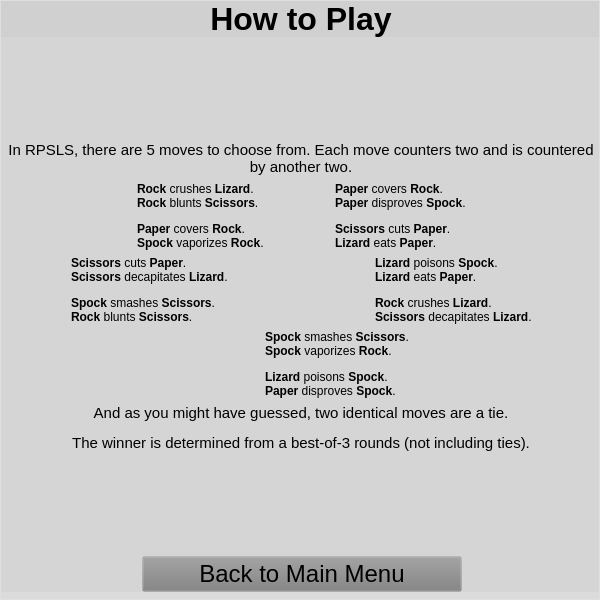
<?xml version="1.0" encoding="UTF-8"?>
<ui version="4.0">
 <class>MainMenu</class>
 <widget class="QWidget" name="MainMenu">
  <property name="geometry">
   <rect>
    <x>0</x>
    <y>0</y>
    <width>600</width>
    <height>600</height>
   </rect>
  </property>
  <property name="font">
   <font>
    <italic>false</italic>
    <bold>true</bold>
   </font>
  </property>
  <property name="windowTitle">
   <string>QtRPSLS</string>
  </property>
  <widget class="QFrame" name="bg">
   <property name="enabled">
    <bool>true</bool>
   </property>
   <property name="geometry">
    <rect>
     <x>0</x>
     <y>0</y>
     <width>0</width>
     <height>0</height>
    </rect>
   </property>
   <property name="styleSheet">
    <string notr="true"/>
   </property>
   <property name="frameShape">
    <enum>QFrame::Shape::StyledPanel</enum>
   </property>
   <property name="frameShadow">
    <enum>QFrame::Shadow::Raised</enum>
   </property>
   <layout class="QGridLayout" name="gridLayout_2">
    <property name="leftMargin">
     <number>0</number>
    </property>
    <property name="topMargin">
     <number>0</number>
    </property>
    <property name="rightMargin">
     <number>0</number>
    </property>
    <property name="bottomMargin">
     <number>0</number>
    </property>
    <property name="spacing">
     <number>0</number>
    </property>
    <item row="0" column="0">
     <widget class="QLabel" name="bgImg">
      <property name="styleSheet">
       <string notr="true"/>
      </property>
      <property name="lineWidth">
       <number>0</number>
      </property>
      <property name="text">
       <string/>
      </property>
      <property name="scaledContents">
       <bool>true</bool>
      </property>
      <property name="alignment">
       <set>Qt::AlignmentFlag::AlignCenter</set>
      </property>
     </widget>
    </item>
   </layout>
  </widget>
  <widget class="QFrame" name="content">
   <property name="geometry">
    <rect>
     <x>0</x>
     <y>0</y>
     <width>600</width>
     <height>600</height>
    </rect>
   </property>
   <property name="styleSheet">
    <string notr="true">background-color: rgba(128,128,128,16);</string>
   </property>
   <property name="frameShape">
    <enum>QFrame::Shape::StyledPanel</enum>
   </property>
   <property name="frameShadow">
    <enum>QFrame::Shadow::Raised</enum>
   </property>
   <layout class="QGridLayout" name="gridLayout_3">
    <property name="leftMargin">
     <number>0</number>
    </property>
    <property name="topMargin">
     <number>0</number>
    </property>
    <property name="rightMargin">
     <number>0</number>
    </property>
    <property name="bottomMargin">
     <number>0</number>
    </property>
    <property name="spacing">
     <number>0</number>
    </property>
    <item row="0" column="0">
     <widget class="QStackedWidget" name="widgets">
      <property name="styleSheet">
       <string notr="true">padding:.1em;</string>
      </property>
      <property name="currentIndex">
       <number>2</number>
      </property>
      <widget class="QWidget" name="mainWidget">
       <widget class="QWidget" name="verticalLayoutWidget">
        <property name="geometry">
         <rect>
          <x>-1</x>
          <y>-1</y>
          <width>601</width>
          <height>601</height>
         </rect>
        </property>
        <layout class="QVBoxLayout" name="verticalLayout">
         <item>
          <spacer name="verticalSpacer_2">
           <property name="orientation">
            <enum>Qt::Orientation::Vertical</enum>
           </property>
           <property name="sizeHint" stdset="0">
            <size>
             <width>20</width>
             <height>40</height>
            </size>
           </property>
          </spacer>
         </item>
         <item>
          <spacer name="verticalSpacer_5">
           <property name="orientation">
            <enum>Qt::Orientation::Vertical</enum>
           </property>
           <property name="sizeHint" stdset="0">
            <size>
             <width>20</width>
             <height>40</height>
            </size>
           </property>
          </spacer>
         </item>
         <item>
          <widget class="QLabel" name="mainTitle">
           <property name="palette">
            <palette>
             <active/>
             <inactive/>
             <disabled/>
            </palette>
           </property>
           <property name="font">
            <font>
             <family>Arial</family>
             <pointsize>24</pointsize>
             <bold>true</bold>
            </font>
           </property>
           <property name="styleSheet">
            <string notr="true">background:none;</string>
           </property>
           <property name="text">
            <string>Rock Paper Scissors Lizard Spock</string>
           </property>
           <property name="alignment">
            <set>Qt::AlignmentFlag::AlignCenter</set>
           </property>
          </widget>
         </item>
         <item>
          <spacer name="verticalSpacer">
           <property name="orientation">
            <enum>Qt::Orientation::Vertical</enum>
           </property>
           <property name="sizeHint" stdset="0">
            <size>
             <width>20</width>
             <height>40</height>
            </size>
           </property>
          </spacer>
         </item>
         <item>
          <layout class="QHBoxLayout" name="horizontalLayout_2">
           <item>
            <spacer name="horizontalSpacer_2">
             <property name="orientation">
              <enum>Qt::Orientation::Horizontal</enum>
             </property>
             <property name="sizeHint" stdset="0">
              <size>
               <width>40</width>
               <height>20</height>
              </size>
             </property>
            </spacer>
           </item>
           <item>
            <layout class="QVBoxLayout" name="verticalLayout_2" stretch="0,0,0,0,0">
             <item>
              <widget class="QPushButton" name="mainPlayButton">
               <property name="minimumSize">
                <size>
                 <width>300</width>
                 <height>0</height>
                </size>
               </property>
               <property name="font">
                <font>
                 <family>Arial</family>
                 <pointsize>18</pointsize>
                </font>
               </property>
               <property name="text">
                <string>Play</string>
               </property>
              </widget>
             </item>
             <item>
              <widget class="QPushButton" name="mainHighScoresButton">
               <property name="font">
                <font>
                 <family>Arial</family>
                 <pointsize>18</pointsize>
                </font>
               </property>
               <property name="text">
                <string>Highscores</string>
               </property>
              </widget>
             </item>
             <item>
              <widget class="QPushButton" name="mainGuideButton">
               <property name="font">
                <font>
                 <family>Arial</family>
                 <pointsize>18</pointsize>
                 <italic>false</italic>
                 <bold>false</bold>
                </font>
               </property>
               <property name="text">
                <string>How to Play</string>
               </property>
              </widget>
             </item>
             <item>
              <widget class="QPushButton" name="mainAboutButton">
               <property name="font">
                <font>
                 <family>Arial</family>
                 <pointsize>18</pointsize>
                </font>
               </property>
               <property name="text">
                <string>About</string>
               </property>
              </widget>
             </item>
             <item>
              <widget class="QPushButton" name="mainExitButton">
               <property name="font">
                <font>
                 <family>Arial</family>
                 <pointsize>18</pointsize>
                </font>
               </property>
               <property name="text">
                <string>Exit</string>
               </property>
              </widget>
             </item>
            </layout>
           </item>
           <item>
            <spacer name="horizontalSpacer">
             <property name="orientation">
              <enum>Qt::Orientation::Horizontal</enum>
             </property>
             <property name="sizeHint" stdset="0">
              <size>
               <width>40</width>
               <height>20</height>
              </size>
             </property>
            </spacer>
           </item>
          </layout>
         </item>
         <item>
          <spacer name="verticalSpacer_4">
           <property name="orientation">
            <enum>Qt::Orientation::Vertical</enum>
           </property>
           <property name="sizeHint" stdset="0">
            <size>
             <width>20</width>
             <height>40</height>
            </size>
           </property>
          </spacer>
         </item>
         <item>
          <spacer name="verticalSpacer_3">
           <property name="orientation">
            <enum>Qt::Orientation::Vertical</enum>
           </property>
           <property name="sizeHint" stdset="0">
            <size>
             <width>20</width>
             <height>40</height>
            </size>
           </property>
          </spacer>
         </item>
        </layout>
       </widget>
      </widget>
      <widget class="QWidget" name="aboutWidget">
       <widget class="QWidget" name="verticalLayoutWidget_3">
        <property name="geometry">
         <rect>
          <x>0</x>
          <y>0</y>
          <width>601</width>
          <height>591</height>
         </rect>
        </property>
        <layout class="QVBoxLayout" name="verticalLayout_3">
         <item>
          <widget class="QLabel" name="aboutTitle">
           <property name="maximumSize">
            <size>
             <width>600</width>
             <height>64</height>
            </size>
           </property>
           <property name="font">
            <font>
             <family>Arial</family>
             <pointsize>24</pointsize>
             <bold>true</bold>
            </font>
           </property>
           <property name="styleSheet">
            <string notr="true">padding: .5em;</string>
           </property>
           <property name="text">
            <string>About</string>
           </property>
           <property name="alignment">
            <set>Qt::AlignmentFlag::AlignCenter</set>
           </property>
          </widget>
         </item>
         <item>
          <layout class="QVBoxLayout" name="verticalLayout_4">
           <item>
            <spacer name="verticalSpacer_6">
             <property name="orientation">
              <enum>Qt::Orientation::Vertical</enum>
             </property>
             <property name="sizeHint" stdset="0">
              <size>
               <width>20</width>
               <height>40</height>
              </size>
             </property>
            </spacer>
           </item>
           <item>
            <widget class="QLabel" name="aboutInfo">
             <property name="maximumSize">
              <size>
               <width>600</width>
               <height>16777215</height>
              </size>
             </property>
             <property name="font">
              <font>
               <family>Arial</family>
               <pointsize>11</pointsize>
              </font>
             </property>
             <property name="styleSheet">
              <string notr="true">padding: .5em;background: none;</string>
             </property>
             <property name="text">
              <string>&lt;html&gt;&lt;head/&gt;&lt;body&gt;&lt;p&gt;&lt;span style=&quot; font-size:16pt; font-weight:700; text-decoration: underline;&quot;&gt;Project&lt;/span&gt;&lt;/p&gt;&lt;p&gt;&lt;span style=&quot; font-size:10pt;&quot;&gt;QtRPSLS is a game that I wrote for one of my university assignments. Built using Python and Qt 6, this project follows Sam Kass's and Karen Bryla's twist on the classic &amp;quot;Rock Paper Scissors&amp;quot;, letting you play a game of &amp;quot;Rock Paper Scissors Lizard Spock&amp;quot; against the computer!&lt;/span&gt;&lt;/p&gt;&lt;p&gt;&lt;span style=&quot; font-size:10pt;&quot;&gt;Once that assignment has been submitted and graded, you may view the code online at &lt;/span&gt;&lt;a href=&quot;https://github.com/J0w03L/QtRPSLS&quot;&gt;&lt;span style=&quot; font-size:10pt; text-decoration: underline; color:#0000ff;&quot;&gt;this GitHub repository&lt;/span&gt;&lt;/a&gt;&lt;span style=&quot; font-size:10pt;&quot;&gt;.&lt;/span&gt;&lt;/p&gt;&lt;p&gt;&lt;br/&gt;&lt;span style=&quot; font-size:16pt; font-weight:700; text-decoration: underline;&quot;&gt;Credits&lt;/span&gt;&lt;/p&gt;&lt;p&gt;&lt;span style=&quot; font-size:10pt;&quot;&gt;This software was written by &lt;/span&gt;&lt;a href=&quot;https://github.com/J0w03L&quot;&gt;&lt;span style=&quot; font-size:10pt; text-decoration: underline; color:#0000ff;&quot;&gt;J0w03L&lt;/span&gt;&lt;/a&gt;&lt;span style=&quot; font-size:10pt;&quot;&gt;, with the use of these open-source projects:&lt;/span&gt;&lt;/p&gt;&lt;p&gt;&lt;span style=&quot; font-size:10pt;&quot;&gt;- &lt;/span&gt;&lt;a href=&quot;https://www.qt.io/product/development-tools&quot;&gt;&lt;span style=&quot; font-size:10pt; text-decoration: underline; color:#0000ff;&quot;&gt;Qt Creator&lt;/span&gt;&lt;/a&gt;&lt;/p&gt;&lt;p&gt;&lt;span style=&quot; font-size:10pt;&quot;&gt;- &lt;/span&gt;&lt;a href=&quot;https://www.python.org/&quot;&gt;&lt;span style=&quot; font-size:10pt; text-decoration: underline; color:#0000ff;&quot;&gt;Python&lt;/span&gt;&lt;/a&gt;&lt;/p&gt;&lt;p&gt;&lt;span style=&quot; font-size:10pt;&quot;&gt;Additionally, this software contains some third-party media, for which attribution is given below:&lt;/span&gt;&lt;/p&gt;&lt;p&gt;&lt;span style=&quot; font-size:10pt;&quot;&gt;- &lt;/span&gt;&lt;a href=&quot;https://en.wikipedia.org/wiki/File:Pierre_ciseaux_feuille_l%C3%A9zard_spock_aligned.svg&quot;&gt;&lt;span style=&quot; font-size:10pt; text-decoration: underline; color:#0000ff;&quot;&gt;Moves diagram/icons&lt;/span&gt;&lt;/a&gt;&lt;span style=&quot; font-size:10pt;&quot;&gt;, licensed under &lt;/span&gt;&lt;a href=&quot;https://creativecommons.org/licenses/by-sa/3.0/deed.en&quot;&gt;&lt;span style=&quot; font-size:10pt; text-decoration: underline; color:#0000ff;&quot;&gt;CC-BY-SA-3.0&lt;/span&gt;&lt;/a&gt;&lt;span style=&quot; font-size:10pt;&quot;&gt; by &lt;/span&gt;&lt;a href=&quot;https://commons.wikimedia.org/wiki/User:DMacks&quot;&gt;&lt;span style=&quot; font-size:10pt; text-decoration: underline; color:#0000ff;&quot;&gt;DMacks&lt;/span&gt;&lt;/a&gt;&lt;span style=&quot; font-size:10pt;&quot;&gt;.&lt;/span&gt;&lt;/p&gt;&lt;p&gt;&lt;span style=&quot; font-size:10pt;&quot;&gt;- &lt;/span&gt;&lt;a href=&quot;https://youtu.be/6s9k5rwBWB4?t=67&quot;&gt;&lt;span style=&quot; font-size:10pt; text-decoration: underline; color:#0000ff;&quot;&gt;&amp;quot;Rock Paper Scissors Lizard Spock&amp;quot; callout audio&lt;/span&gt;&lt;/a&gt;&lt;span style=&quot; font-size:10pt;&quot;&gt;, voice clip from &amp;quot;The Big Bang Theory, Season 2 Episode 8: The Lizard-Spock Expansion&amp;quot;&lt;/span&gt;&lt;/p&gt;&lt;/body&gt;&lt;/html&gt;</string>
             </property>
             <property name="scaledContents">
              <bool>false</bool>
             </property>
             <property name="alignment">
              <set>Qt::AlignmentFlag::AlignLeading|Qt::AlignmentFlag::AlignLeft|Qt::AlignmentFlag::AlignTop</set>
             </property>
             <property name="wordWrap">
              <bool>true</bool>
             </property>
             <property name="openExternalLinks">
              <bool>true</bool>
             </property>
            </widget>
           </item>
           <item>
            <spacer name="verticalSpacer_7">
             <property name="orientation">
              <enum>Qt::Orientation::Vertical</enum>
             </property>
             <property name="sizeHint" stdset="0">
              <size>
               <width>20</width>
               <height>40</height>
              </size>
             </property>
            </spacer>
           </item>
           <item>
            <layout class="QHBoxLayout" name="horizontalLayout_3">
             <item>
              <spacer name="horizontalSpacer_4">
               <property name="orientation">
                <enum>Qt::Orientation::Horizontal</enum>
               </property>
               <property name="sizeHint" stdset="0">
                <size>
                 <width>40</width>
                 <height>20</height>
                </size>
               </property>
              </spacer>
             </item>
             <item>
              <widget class="QPushButton" name="aboutBackButton">
               <property name="minimumSize">
                <size>
                 <width>320</width>
                 <height>0</height>
                </size>
               </property>
               <property name="font">
                <font>
                 <family>Arial</family>
                 <pointsize>18</pointsize>
                 <bold>false</bold>
                </font>
               </property>
               <property name="styleSheet">
                <string notr="true">margin-bottom: 1.5em;</string>
               </property>
               <property name="text">
                <string>Back to Main Menu</string>
               </property>
              </widget>
             </item>
             <item>
              <spacer name="horizontalSpacer_3">
               <property name="orientation">
                <enum>Qt::Orientation::Horizontal</enum>
               </property>
               <property name="sizeHint" stdset="0">
                <size>
                 <width>40</width>
                 <height>20</height>
                </size>
               </property>
              </spacer>
             </item>
            </layout>
           </item>
          </layout>
         </item>
        </layout>
       </widget>
      </widget>
      <widget class="QWidget" name="guideWidget">
       <widget class="QWidget" name="verticalLayoutWidget_2">
        <property name="geometry">
         <rect>
          <x>0</x>
          <y>0</y>
          <width>601</width>
          <height>591</height>
         </rect>
        </property>
        <layout class="QVBoxLayout" name="verticalLayout_5">
         <item>
          <widget class="QLabel" name="guideTitle">
           <property name="maximumSize">
            <size>
             <width>600</width>
             <height>64</height>
            </size>
           </property>
           <property name="font">
            <font>
             <family>Arial</family>
             <pointsize>24</pointsize>
             <bold>true</bold>
            </font>
           </property>
           <property name="styleSheet">
            <string notr="true">padding: .5em;</string>
           </property>
           <property name="text">
            <string>How to Play</string>
           </property>
           <property name="alignment">
            <set>Qt::AlignmentFlag::AlignCenter</set>
           </property>
          </widget>
         </item>
         <item>
          <layout class="QVBoxLayout" name="verticalLayout_6">
           <item>
            <spacer name="verticalSpacer_8">
             <property name="orientation">
              <enum>Qt::Orientation::Vertical</enum>
             </property>
             <property name="sizeHint" stdset="0">
              <size>
               <width>20</width>
               <height>40</height>
              </size>
             </property>
            </spacer>
           </item>
           <item>
            <widget class="QLabel" name="aboutInfo_2">
             <property name="maximumSize">
              <size>
               <width>600</width>
               <height>16777215</height>
              </size>
             </property>
             <property name="font">
              <font>
               <family>Arial</family>
               <pointsize>11</pointsize>
              </font>
             </property>
             <property name="styleSheet">
              <string notr="true">padding: .5em;background: none;</string>
             </property>
             <property name="text">
              <string>&lt;html&gt;&lt;head/&gt;&lt;body&gt;&lt;p&gt;In RPSLS, there are 5 moves to choose from. Each move counters two and is countered by another two.&lt;/p&gt;&lt;/body&gt;&lt;/html&gt;</string>
             </property>
             <property name="scaledContents">
              <bool>false</bool>
             </property>
             <property name="alignment">
              <set>Qt::AlignmentFlag::AlignHCenter|Qt::AlignmentFlag::AlignTop</set>
             </property>
             <property name="wordWrap">
              <bool>true</bool>
             </property>
             <property name="openExternalLinks">
              <bool>true</bool>
             </property>
            </widget>
           </item>
           <item>
            <layout class="QHBoxLayout" name="horizontalLayout">
             <item>
              <spacer name="horizontalSpacer_11">
               <property name="orientation">
                <enum>Qt::Orientation::Horizontal</enum>
               </property>
               <property name="sizeHint" stdset="0">
                <size>
                 <width>40</width>
                 <height>20</height>
                </size>
               </property>
              </spacer>
             </item>
             <item>
              <widget class="QLabel" name="guideRockIcon">
               <property name="minimumSize">
                <size>
                 <width>64</width>
                 <height>64</height>
                </size>
               </property>
               <property name="maximumSize">
                <size>
                 <width>64</width>
                 <height>64</height>
                </size>
               </property>
               <property name="styleSheet">
                <string notr="true">image: url(:/assets/Game/img/rock_new.svg);
background: none</string>
               </property>
               <property name="text">
                <string/>
               </property>
               <property name="margin">
                <number>0</number>
               </property>
               <property name="indent">
                <number>-1</number>
               </property>
              </widget>
             </item>
             <item>
              <widget class="QLabel" name="guideRockText">
               <property name="styleSheet">
                <string notr="true">background: none;</string>
               </property>
               <property name="text">
                <string>&lt;html&gt;&lt;head/&gt;&lt;body&gt;&lt;p&gt;&lt;span style=&quot; font-weight:700;&quot;&gt;Rock&lt;/span&gt; crushes &lt;span style=&quot; font-weight:700;&quot;&gt;Lizard&lt;/span&gt;.&lt;br/&gt;&lt;span style=&quot; font-weight:700;&quot;&gt;Rock&lt;/span&gt; blunts &lt;span style=&quot; font-weight:700;&quot;&gt;Scissors&lt;/span&gt;.&lt;/p&gt;&lt;p&gt;&lt;span style=&quot; font-weight:700;&quot;&gt;Paper&lt;/span&gt; covers &lt;span style=&quot; font-weight:700;&quot;&gt;Rock&lt;/span&gt;.&lt;br/&gt;&lt;span style=&quot; font-weight:700;&quot;&gt;Spock&lt;/span&gt; vaporizes &lt;span style=&quot; font-weight:700;&quot;&gt;Rock&lt;/span&gt;.&lt;/p&gt;&lt;/body&gt;&lt;/html&gt;</string>
               </property>
              </widget>
             </item>
             <item>
              <spacer name="horizontalSpacer_7">
               <property name="orientation">
                <enum>Qt::Orientation::Horizontal</enum>
               </property>
               <property name="sizeHint" stdset="0">
                <size>
                 <width>40</width>
                 <height>20</height>
                </size>
               </property>
              </spacer>
             </item>
             <item>
              <widget class="QLabel" name="guidePaperText">
               <property name="styleSheet">
                <string notr="true">background: none;
</string>
               </property>
               <property name="text">
                <string>&lt;html&gt;&lt;head/&gt;&lt;body&gt;&lt;p&gt;&lt;span style=&quot; font-weight:700;&quot;&gt;Paper&lt;/span&gt; covers &lt;span style=&quot; font-weight:700;&quot;&gt;Rock&lt;/span&gt;.&lt;br/&gt;&lt;span style=&quot; font-weight:700;&quot;&gt;Paper&lt;/span&gt; disproves &lt;span style=&quot; font-weight:700;&quot;&gt;Spock&lt;/span&gt;.&lt;/p&gt;&lt;p&gt;&lt;span style=&quot; font-weight:700;&quot;&gt;Scissors&lt;/span&gt; cuts &lt;span style=&quot; font-weight:700;&quot;&gt;Paper&lt;/span&gt;.&lt;br/&gt;&lt;span style=&quot; font-weight:700;&quot;&gt;Lizard&lt;/span&gt; eats &lt;span style=&quot; font-weight:700;&quot;&gt;Paper&lt;/span&gt;.&lt;/p&gt;&lt;/body&gt;&lt;/html&gt;</string>
               </property>
               <property name="scaledContents">
                <bool>false</bool>
               </property>
               <property name="alignment">
                <set>Qt::AlignmentFlag::AlignLeading|Qt::AlignmentFlag::AlignLeft|Qt::AlignmentFlag::AlignVCenter</set>
               </property>
              </widget>
             </item>
             <item>
              <widget class="QLabel" name="guidePaperIcon">
               <property name="minimumSize">
                <size>
                 <width>64</width>
                 <height>64</height>
                </size>
               </property>
               <property name="maximumSize">
                <size>
                 <width>64</width>
                 <height>64</height>
                </size>
               </property>
               <property name="styleSheet">
                <string notr="true">image: url(:/assets/Game/img/paper_new.svg);
background: none;</string>
               </property>
               <property name="text">
                <string/>
               </property>
              </widget>
             </item>
             <item>
              <spacer name="horizontalSpacer_12">
               <property name="orientation">
                <enum>Qt::Orientation::Horizontal</enum>
               </property>
               <property name="sizeHint" stdset="0">
                <size>
                 <width>40</width>
                 <height>20</height>
                </size>
               </property>
              </spacer>
             </item>
            </layout>
           </item>
           <item>
            <layout class="QHBoxLayout" name="horizontalLayout_5">
             <item>
              <widget class="QLabel" name="guideScissorsIcon">
               <property name="minimumSize">
                <size>
                 <width>64</width>
                 <height>64</height>
                </size>
               </property>
               <property name="maximumSize">
                <size>
                 <width>64</width>
                 <height>64</height>
                </size>
               </property>
               <property name="styleSheet">
                <string notr="true">image: url(:/assets/Game/img/scissors_new.svg);
background: none;</string>
               </property>
               <property name="text">
                <string/>
               </property>
               <property name="margin">
                <number>0</number>
               </property>
               <property name="indent">
                <number>-1</number>
               </property>
              </widget>
             </item>
             <item>
              <widget class="QLabel" name="guideScissorsText">
               <property name="styleSheet">
                <string notr="true">background: none;</string>
               </property>
               <property name="text">
                <string>&lt;html&gt;&lt;head/&gt;&lt;body&gt;&lt;p&gt;&lt;span style=&quot; font-weight:700;&quot;&gt;Scissors&lt;/span&gt; cuts &lt;span style=&quot; font-weight:700;&quot;&gt;Paper&lt;/span&gt;.&lt;br/&gt;&lt;span style=&quot; font-weight:700;&quot;&gt;Scissors&lt;/span&gt; decapitates &lt;span style=&quot; font-weight:700;&quot;&gt;Lizard&lt;/span&gt;.&lt;/p&gt;&lt;p&gt;&lt;span style=&quot; font-weight:700;&quot;&gt;Spock&lt;/span&gt; smashes &lt;span style=&quot; font-weight:700;&quot;&gt;Scissors&lt;/span&gt;.&lt;br/&gt;&lt;span style=&quot; font-weight:700;&quot;&gt;Rock&lt;/span&gt; blunts &lt;span style=&quot; font-weight:700;&quot;&gt;Scissors&lt;/span&gt;.&lt;/p&gt;&lt;/body&gt;&lt;/html&gt;</string>
               </property>
              </widget>
             </item>
             <item>
              <spacer name="horizontalSpacer_8">
               <property name="orientation">
                <enum>Qt::Orientation::Horizontal</enum>
               </property>
               <property name="sizeHint" stdset="0">
                <size>
                 <width>40</width>
                 <height>20</height>
                </size>
               </property>
              </spacer>
             </item>
             <item>
              <widget class="QLabel" name="guideLizardText">
               <property name="styleSheet">
                <string notr="true">background: none;</string>
               </property>
               <property name="text">
                <string>&lt;html&gt;&lt;head/&gt;&lt;body&gt;&lt;p&gt;&lt;span style=&quot; font-weight:700;&quot;&gt;Lizard&lt;/span&gt; poisons &lt;span style=&quot; font-weight:700;&quot;&gt;Spock&lt;/span&gt;.&lt;br/&gt;&lt;span style=&quot; font-weight:700;&quot;&gt;Lizard&lt;/span&gt; eats &lt;span style=&quot; font-weight:700;&quot;&gt;Paper&lt;/span&gt;.&lt;/p&gt;&lt;p&gt;&lt;span style=&quot; font-weight:700;&quot;&gt;Rock&lt;/span&gt; crushes &lt;span style=&quot; font-weight:700;&quot;&gt;Lizard&lt;/span&gt;.&lt;br/&gt;&lt;span style=&quot; font-weight:700;&quot;&gt;Scissors&lt;/span&gt; decapitates &lt;span style=&quot; font-weight:700;&quot;&gt;Lizard&lt;/span&gt;.&lt;/p&gt;&lt;/body&gt;&lt;/html&gt;</string>
               </property>
              </widget>
             </item>
             <item>
              <widget class="QLabel" name="guideLizardIcon">
               <property name="minimumSize">
                <size>
                 <width>64</width>
                 <height>64</height>
                </size>
               </property>
               <property name="maximumSize">
                <size>
                 <width>64</width>
                 <height>64</height>
                </size>
               </property>
               <property name="styleSheet">
                <string notr="true">image: url(:/assets/Game/img/lizard_new.svg);
background: none;</string>
               </property>
               <property name="text">
                <string/>
               </property>
              </widget>
             </item>
            </layout>
           </item>
           <item>
            <layout class="QHBoxLayout" name="horizontalLayout_6">
             <item>
              <spacer name="horizontalSpacer_9">
               <property name="orientation">
                <enum>Qt::Orientation::Horizontal</enum>
               </property>
               <property name="sizeHint" stdset="0">
                <size>
                 <width>40</width>
                 <height>20</height>
                </size>
               </property>
              </spacer>
             </item>
             <item>
              <widget class="QLabel" name="guideSpockIcon">
               <property name="minimumSize">
                <size>
                 <width>64</width>
                 <height>64</height>
                </size>
               </property>
               <property name="maximumSize">
                <size>
                 <width>64</width>
                 <height>64</height>
                </size>
               </property>
               <property name="styleSheet">
                <string notr="true">image: url(:/assets/Game/img/spock_new.svg);
background: none;</string>
               </property>
               <property name="text">
                <string/>
               </property>
               <property name="margin">
                <number>0</number>
               </property>
               <property name="indent">
                <number>-1</number>
               </property>
              </widget>
             </item>
             <item>
              <widget class="QLabel" name="guideSpockText">
               <property name="styleSheet">
                <string notr="true">background: none;</string>
               </property>
               <property name="text">
                <string>&lt;html&gt;&lt;head/&gt;&lt;body&gt;&lt;p&gt;&lt;span style=&quot; font-weight:700;&quot;&gt;Spock&lt;/span&gt; smashes &lt;span style=&quot; font-weight:700;&quot;&gt;Scissors&lt;/span&gt;.&lt;br/&gt;&lt;span style=&quot; font-weight:700;&quot;&gt;Spock&lt;/span&gt; vaporizes &lt;span style=&quot; font-weight:700;&quot;&gt;Rock&lt;/span&gt;.&lt;/p&gt;&lt;p&gt;&lt;span style=&quot; font-weight:700;&quot;&gt;Lizard&lt;/span&gt; poisons &lt;span style=&quot; font-weight:700;&quot;&gt;Spock&lt;/span&gt;.&lt;br/&gt;&lt;span style=&quot; font-weight:700;&quot;&gt;Paper&lt;/span&gt; disproves &lt;span style=&quot; font-weight:700;&quot;&gt;Spock&lt;/span&gt;.&lt;/p&gt;&lt;/body&gt;&lt;/html&gt;</string>
               </property>
              </widget>
             </item>
             <item>
              <spacer name="horizontalSpacer_10">
               <property name="orientation">
                <enum>Qt::Orientation::Horizontal</enum>
               </property>
               <property name="sizeHint" stdset="0">
                <size>
                 <width>40</width>
                 <height>20</height>
                </size>
               </property>
              </spacer>
             </item>
            </layout>
           </item>
           <item>
            <widget class="QLabel" name="aboutInfo_3">
             <property name="maximumSize">
              <size>
               <width>600</width>
               <height>16777215</height>
              </size>
             </property>
             <property name="font">
              <font>
               <family>Arial</family>
               <pointsize>11</pointsize>
              </font>
             </property>
             <property name="styleSheet">
              <string notr="true">padding: .5em;background: none;</string>
             </property>
             <property name="text">
              <string>&lt;html&gt;&lt;head/&gt;&lt;body&gt;&lt;p&gt;And as you might have guessed, two identical moves are a tie.&lt;/p&gt;&lt;p&gt;The winner is determined from a best-of-3 rounds (not including ties).&lt;/p&gt;&lt;/body&gt;&lt;/html&gt;</string>
             </property>
             <property name="scaledContents">
              <bool>false</bool>
             </property>
             <property name="alignment">
              <set>Qt::AlignmentFlag::AlignHCenter|Qt::AlignmentFlag::AlignTop</set>
             </property>
             <property name="wordWrap">
              <bool>true</bool>
             </property>
             <property name="openExternalLinks">
              <bool>true</bool>
             </property>
            </widget>
           </item>
           <item>
            <spacer name="verticalSpacer_9">
             <property name="orientation">
              <enum>Qt::Orientation::Vertical</enum>
             </property>
             <property name="sizeHint" stdset="0">
              <size>
               <width>20</width>
               <height>40</height>
              </size>
             </property>
            </spacer>
           </item>
           <item>
            <layout class="QHBoxLayout" name="horizontalLayout_4">
             <item>
              <spacer name="horizontalSpacer_5">
               <property name="orientation">
                <enum>Qt::Orientation::Horizontal</enum>
               </property>
               <property name="sizeHint" stdset="0">
                <size>
                 <width>40</width>
                 <height>20</height>
                </size>
               </property>
              </spacer>
             </item>
             <item>
              <widget class="QPushButton" name="guideBackButton">
               <property name="minimumSize">
                <size>
                 <width>320</width>
                 <height>0</height>
                </size>
               </property>
               <property name="font">
                <font>
                 <family>Arial</family>
                 <pointsize>18</pointsize>
                 <bold>false</bold>
                </font>
               </property>
               <property name="styleSheet">
                <string notr="true">margin-bottom: 1.5em;</string>
               </property>
               <property name="text">
                <string>Back to Main Menu</string>
               </property>
              </widget>
             </item>
             <item>
              <spacer name="horizontalSpacer_6">
               <property name="orientation">
                <enum>Qt::Orientation::Horizontal</enum>
               </property>
               <property name="sizeHint" stdset="0">
                <size>
                 <width>40</width>
                 <height>20</height>
                </size>
               </property>
              </spacer>
             </item>
            </layout>
           </item>
          </layout>
         </item>
        </layout>
       </widget>
      </widget>
     </widget>
    </item>
   </layout>
  </widget>
 </widget>
 <resources/>
 <connections/>
</ui>
